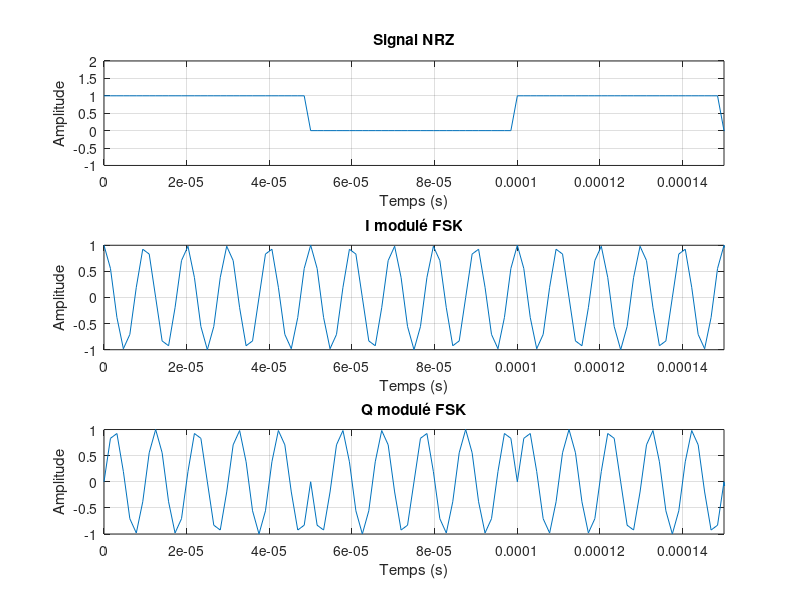

This chart was generated by the following MATLAB code:
% Définition des paramètres
Df = 100e3;                   % Déviation de fréquence en Hz (100 kHz)
m = [1 0 1 0 1 1 0 1 0];   % Message numérique à transmettre
Nb = 9;                     % Nombre de bits du message
D = 20e3;                   % Débit binaire en bits par seconde (20 kbits/s)
Tb = 1 / D;                 % Durée d'un bit (s)
fp = 2.4e9;                 % Fréquence porteuse en Hz (2.4 GHz)

Nech_symb=32;   %nombre déchantillons par symbole
Te=Tb/Nech_symb; % temps d'échantillonage
fe=Nech_symb*D; % freq d'échantillonage
Nech=Nech_symb*Nb;
t = (0:Nech-1)*Te;              % Temps (1 ms avec un pas de 1 µs)
c1 = exp(1*j*2*pi*Df*t)
c2 = exp(-1*j*2*pi*Df*t)


%% Codage des données binaires en NRZ
signal_NRZ=[];             %initialisation du signal codé en NRZ
symbole_1=ones(1,Nech_symb);
symbole_0=zeros(1,Nech_symb);

for n=1:Nb      %codage des différents bits
     if (m(n)==1)
        signal_NRZ=[signal_NRZ symbole_1];
     else
        signal_NRZ=[signal_NRZ symbole_0];
     end
    end  

c = c1.*signal_NRZ + c2.*(1-signal_NRZ);


% Création de la figure avec 4 subplots
figure;
I=real(c);
Q=imag(c);

subplot(3,1,1);
plot(t, signal_NRZ);
title('Signal NRZ');
xlabel('Temps (s)');
ylabel('Amplitude');
axis([0 3/D -1 2]); 
grid on;

subplot(3,1,2);
plot(t, I);
title('I modulé FSK');
xlabel('Temps (s)');
ylabel('Amplitude');
axis([0 3/D -1 1]); 
grid on;

subplot(3,1,3);
plot(t, Q);
title('Q modulé FSK');
xlabel('Temps (s)');
ylabel('Amplitude');
axis([0 3/D -1 1]); 
grid on;
